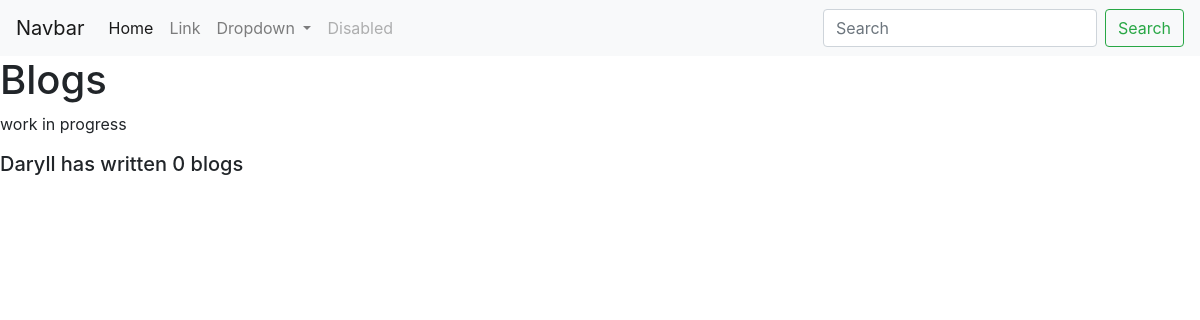
The page /blog/ on the database as committed earlier.
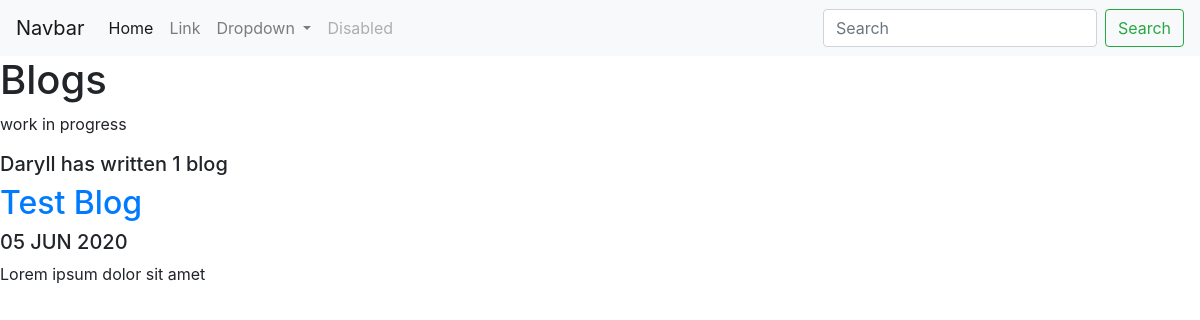
The same page on the database as committed later.
### blog/models.py (models this page shows, shortened)
class Blog(models.Model):
    title = models.CharField(max_length=200)
    description = models.TextField()
    date = models.DateField()

### blog/views.py (the view)
# urls.py: path('', views.all_blogs, name='all_blogs'),
def all_blogs(request):
    blogs = Blog.objects.order_by('-date')
    return render(request, 'blog/all_blogs.html', {'blogs':blogs})

### blog/templates/blog/all_blogs.html
{% extends 'portfolio/base.html' %}
{% block content %}
<h1>Blogs</h1>
<p>work in progress</p>
<h5>Daryll has written {{ blogs.count }} blog{{ blogs.count|pluralize }}</h5>
{% for blog in blogs %}
<a href="{% url 'blog:detail' blog.id%}"><h2>{{ blog.title }}</h2></a>
<h5>{{ blog.date|date:'d M Y'|upper }}</h5>
<p>{{ blog.description|striptags|truncatechars:100 }}</p>
{% endfor %}
{% endblock %}

Rows that differ between the two databases and show on the page:
added Blog: title "Test Blog", date "05 JUN 2020", description "Lorem ipsum dolor sit amet"
Other text that changed with them:
{{ blogs.count }}: "0" → "1"
